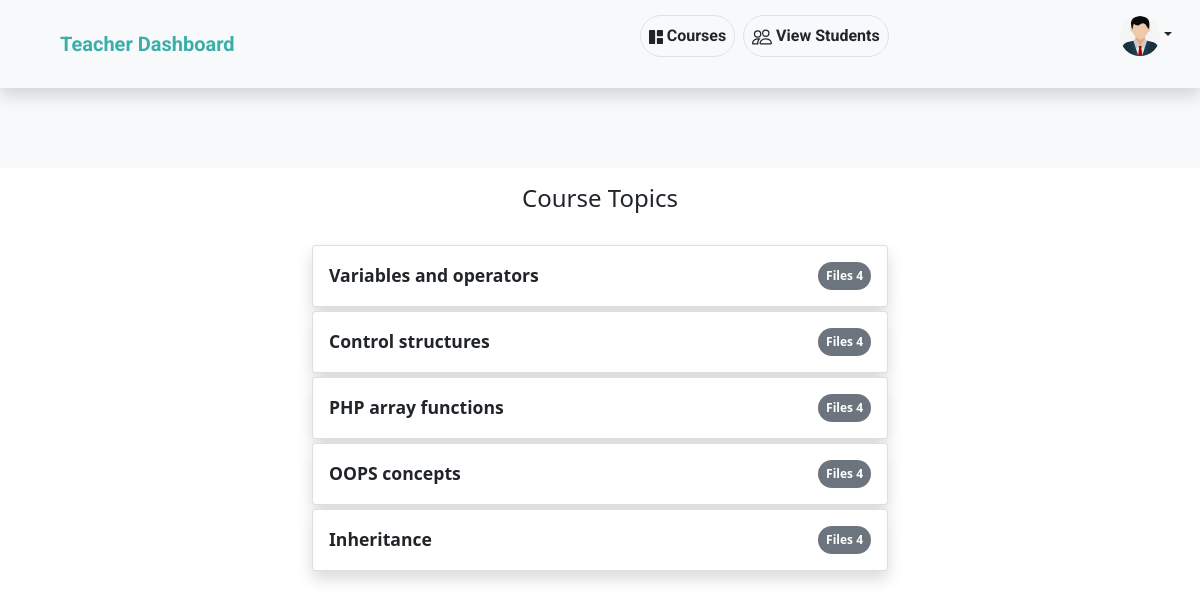
Page /teacher/show_course_topics.php on the committed database.
### tables this page shows
CREATE TABLE `user_role` (
  `user_role_id` int(11) NOT NULL AUTO_INCREMENT,
  `user_id` int(11) DEFAULT NULL,
  `role_id` int(11) DEFAULT NULL,
  `status_id` int(11) DEFAULT NULL,
  `created_at` datetime DEFAULT NULL,
  `updated_at` datetime DEFAULT NULL,
  PRIMARY KEY (`user_role_id`),
  KEY `user_id` (`user_id`),
  KEY `role_id` (`role_id`),
  CONSTRAINT `user_role_ibfk_1` FOREIGN KEY (`user_id`) REFERENCES `users` (`user_id`) ON DELETE CASCADE ON UPDATE CASCADE,
  CONSTRAINT `user_role_ibfk_2` FOREIGN KEY (`role_id`) REFERENCES `roles` (`role_id`) ON DELETE CASCADE ON UPDATE CASCADE
);

CREATE TABLE `batch_course_topic` (
  `batch_course_topic_id` int(11) NOT NULL AUTO_INCREMENT,
  `batch_course_id` int(11) DEFAULT NULL,
  `topic_id` int(11) DEFAULT NULL,
  `status_id` int(11) DEFAULT NULL,
  `topic_priority` int(11) DEFAULT NULL,
  `created_at` datetime DEFAULT NULL,
  `updated_at` datetime DEFAULT NULL,
  PRIMARY KEY (`batch_course_topic_id`),
  KEY `batch_course_id` (`batch_course_id`),
  KEY `topic_id` (`topic_id`),
  KEY `status_id` (`status_id`),
  CONSTRAINT `batch_course_topic_ibfk_1` FOREIGN KEY (`batch_course_id`) REFERENCES `batch_course` (`batch_course_id`) ON DELETE CASCADE ON UPDATE CASCADE,
  CONSTRAINT `batch_course_topic_ibfk_2` FOREIGN KEY (`topic_id`) REFERENCES `topics` (`topic_id`) ON DELETE CASCADE ON UPDATE CASCADE,
  CONSTRAINT `batch_course_topic_ibfk_3` FOREIGN KEY (`status_id`) REFERENCES `status` (`status_id`) ON DELETE CASCADE ON UPDATE CASCADE
);

CREATE TABLE `topics` (
  `topic_id` int(11) NOT NULL AUTO_INCREMENT,
  `status_id` int(11) DEFAULT NULL,
  `topic_title` varchar(100) DEFAULT NULL,
  `topic_description` text DEFAULT NULL,
  `created_at` datetime DEFAULT NULL,
  `updated_at` datetime DEFAULT NULL,
  PRIMARY KEY (`topic_id`),
  KEY `status_id` (`status_id`),
  CONSTRAINT `topics_ibfk_1` FOREIGN KEY (`status_id`) REFERENCES `status` (`status_id`) ON DELETE CASCADE ON UPDATE CASCADE
);

### teacher/show_course_topics.php (the view, shortened to what this page needs)
<?php
require_once("require/header.php");
require_once("../require/database_connection.php");
?>
<?php
$query="SELECT * FROM users, user_role, roles
		WHERE users.`user_id` = user_role.`user_id`
		AND roles.`role_id` = user_role.`role_id`
		AND users.`user_id` =  27
		AND roles.`role_id` = 2 ";
$record = mysqli_query($connection, $query);
	while($row = mysqli_fetch_assoc($record)){
?>
<div class="row p-3 bg-light" style="background-color:">
	<div class="col-sm-12">
		<span class="display-6"><?php echo $_SESSION['first_name']."&nbsp;".$_SESSION['last_name']; ?></span>
		<span class="fs-5 mx-5 pt-3">&nbsp;<?php echo $batch_course_title ?></span>
	</div>
</div>
<div class="row">
	<div class="col-sm-3"></div>
	<div class="col-sm-6">
		<h1 class="fs-4 text-center pt-3">Course Topics</h1><br>
		<?php
		$query="SELECT * FROM batch_course, batch_course_topic, topics
				WHERE  `batch_course`.`batch_course_id` = `batch_course_topic`.`batch_course_id`
				AND topics.`topic_id` = `batch_course_topic`.`topic_id`
				AND `batch_course_topic`.`batch_course_id` = 64";
		 $result = mysqli_query($connection, $query);
		while($fetch = mysqli_fetch_assoc($result)){
		?>
		<div class="card shadow mb-1">
		  <div class="card-body">
		    <a href="topic_files.php?topic_id=<?php echo $fetch['topic_id']; ?>&batch_course_title=<?php echo $batch_course_title; ?>" style="font-size:1.1em; text-decoration: none;" class="fw-bold text-dark card-title">
		    	<?php echo $fetch['topic_title'] ?>
		    <a href="#" class="float-end badge bg-secondary rounded-pill p-2" style="text-decoration:none;">Files  4</a>
	    	</a>
		  </div>
		</div>
<?php
		}
	}
?>
	</div>
	<div class="col-sm-3"></div>
</div>
<?php require_once("require/footer.php"); ?>

### rows in the picture
batch_course_topic: topic.topic_title "Variables and operators"
batch_course_topic: topic.topic_title "Control structures"
batch_course_topic: topic.topic_title "PHP array functions"
batch_course_topic: topic.topic_title "OOPS concepts"
batch_course_topic: topic.topic_title "Inheritance"
